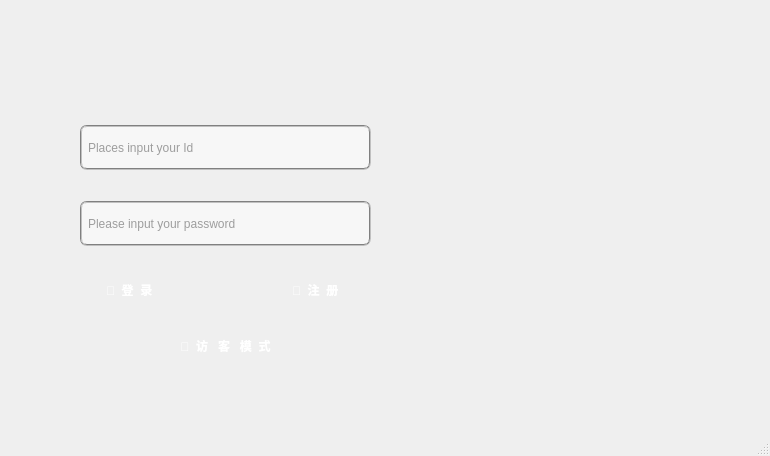
<?xml version="1.0" encoding="UTF-8"?>
<ui version="4.0">
 <class>MainWindow</class>
 <widget class="QMainWindow" name="MainWindow">
  <property name="geometry">
   <rect>
    <x>0</x>
    <y>0</y>
    <width>770</width>
    <height>456</height>
   </rect>
  </property>
  <property name="windowTitle">
   <string>MainWindow</string>
  </property>
  <property name="styleSheet">
   <string notr="true"/>
  </property>
  <widget class="QWidget" name="centralwidget">
   <property name="styleSheet">
    <string notr="true">QWidget#centralwidget{
background-image: url(:/images/mainwindow.png);
background-repeat: no-repeat;  /* 防止图片重复 */}
</string>
   </property>
   <widget class="QWidget" name="layoutWidget">
    <property name="geometry">
     <rect>
      <x>80</x>
      <y>100</y>
      <width>291</width>
      <height>171</height>
     </rect>
    </property>
    <layout class="QVBoxLayout" name="verticalLayout">
     <item>
      <widget class="QLineEdit" name="lineEdit_username">
       <property name="minimumSize">
        <size>
         <width>0</width>
         <height>45</height>
        </size>
       </property>
       <property name="styleSheet">
        <string notr="true">QLineEdit {
    color:  rgb(68, 68, 68); /* 设置文本颜色 */
background-color: rgb(247, 247, 247);
border:2px groove gray;border-radius:
7px;padding:2px 4px;
font: 14pt &quot;Candara&quot;;


}
</string>
       </property>
       <property name="text">
        <string/>
       </property>
       <property name="placeholderText">
        <string>Places input your Id</string>
       </property>
      </widget>
     </item>
     <item>
      <widget class="QLineEdit" name="lineEdit_password">
       <property name="minimumSize">
        <size>
         <width>0</width>
         <height>45</height>
        </size>
       </property>
       <property name="styleSheet">
        <string notr="true">QLineEdit {
    color:  rgb(68, 68, 68); /* 设置文本颜色 */
background-color: rgb(247, 247, 247);
border:2px groove gray;border-radius:
7px;padding:2px 4px;
font: 14pt &quot;Candara&quot;;


}
</string>
       </property>
       <property name="echoMode">
        <enum>QLineEdit::Password</enum>
       </property>
       <property name="placeholderText">
        <string>Please input your password</string>
       </property>
      </widget>
     </item>
    </layout>
   </widget>
   <widget class="QPushButton" name="pushButton">
    <property name="geometry">
     <rect>
      <x>720</x>
      <y>10</y>
      <width>37</width>
      <height>36</height>
     </rect>
    </property>
    <property name="styleSheet">
     <string notr="true">font: 75 10pt &quot;Angsana New&quot;;
background-image: url(:/images/exit.png);

color: rgb(102, 125, 237);
</string>
    </property>
    <property name="text">
     <string/>
    </property>
    <property name="flat">
     <bool>true</bool>
    </property>
   </widget>
   <widget class="QWidget" name="gridLayoutWidget">
    <property name="geometry">
     <rect>
      <x>80</x>
      <y>270</y>
      <width>291</width>
      <height>91</height>
     </rect>
    </property>
    <layout class="QGridLayout" name="gridLayout">
     <item row="2" column="0" colspan="3">
      <widget class="QPushButton" name="pushButton_tourist">
       <property name="sizePolicy">
        <sizepolicy hsizetype="Minimum" vsizetype="Maximum">
         <horstretch>0</horstretch>
         <verstretch>0</verstretch>
        </sizepolicy>
       </property>
       <property name="styleSheet">
        <string notr="true">QPushButton
{
background-color: qlineargradient(spread:pad, x1:0.52, y1:1, x2:0.54, y2:0, 
stop:0.0112994 rgba(64, 145, 252, 255), 
stop:1 rgba(255, 255, 255, 255));
color: rgb(255, 255, 255);

border:0px groove gray;
border-radius:7px;
padding:6px 16px;
font: 14pt &quot;微软雅黑&quot;;
font-weight: bold;
}</string>
       </property>
       <property name="text">
        <string>🔐  访   客   模  式</string>
       </property>
      </widget>
     </item>
     <item row="0" column="2">
      <widget class="QPushButton" name="btn_signup">
       <property name="minimumSize">
        <size>
         <width>60</width>
         <height>40</height>
        </size>
       </property>
       <property name="styleSheet">
        <string notr="true">QPushButton
{
background-color: qlineargradient(spread:pad, x1:0.52, y1:1, x2:0.54, y2:0, 
stop:0.0112994 rgba(64, 145, 252, 255), 
stop:1 rgba(255, 255, 255, 255));
color: rgb(255, 255, 255);

border:0px groove gray;
border-radius:7px;
padding:2px 16px;
font: 14pt &quot;微软雅黑&quot;;
font-weight: bold;
}</string>
       </property>
       <property name="text">
        <string>   🔗  注  册     </string>
       </property>
      </widget>
     </item>
     <item row="0" column="1">
      <spacer name="horizontalSpacer">
       <property name="orientation">
        <enum>Qt::Horizontal</enum>
       </property>
       <property name="sizeHint" stdset="0">
        <size>
         <width>40</width>
         <height>20</height>
        </size>
       </property>
      </spacer>
     </item>
     <item row="0" column="0">
      <widget class="QPushButton" name="btn_signin">
       <property name="minimumSize">
        <size>
         <width>60</width>
         <height>40</height>
        </size>
       </property>
       <property name="styleSheet">
        <string notr="true">QPushButton
{
background-color: qlineargradient(spread:pad, x1:0.52, y1:1, x2:0.54, y2:0, 
stop:0.0112994 rgba(64, 145, 252, 255), 
stop:1 rgba(255, 255, 255, 255));
color: rgb(255, 255, 255);

border:0px groove gray;
border-radius:7px;
padding:2px 16px;
font: 14pt &quot;微软雅黑&quot;;
font-weight: bold;
}</string>
       </property>
       <property name="text">
        <string>   🔑  登  录     </string>
       </property>
      </widget>
     </item>
     <item row="1" column="1">
      <spacer name="verticalSpacer">
       <property name="orientation">
        <enum>Qt::Vertical</enum>
       </property>
       <property name="sizeHint" stdset="0">
        <size>
         <width>20</width>
         <height>40</height>
        </size>
       </property>
      </spacer>
     </item>
    </layout>
   </widget>
  </widget>
  <widget class="QStatusBar" name="statusBar"/>
  <widget class="QMenuBar" name="menuBar">
   <property name="geometry">
    <rect>
     <x>0</x>
     <y>0</y>
     <width>770</width>
     <height>17</height>
    </rect>
   </property>
  </widget>
 </widget>
 <resources/>
 <connections/>
</ui>
